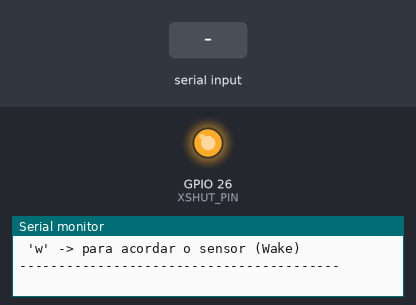
The sketch below on a simulated ESP32. On the bench: output pins drawn as LEDs (lit = HIGH), the last lines printed to the serial monitor. The inputs (shaded band) are chosen by the test bench.

Above: at 1.3 s.
1.4 s: "s" received over Serial
At 1.8 s:
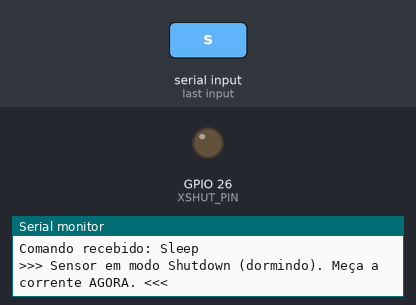
4.4 s: "w" received over Serial
At 5.2 s:
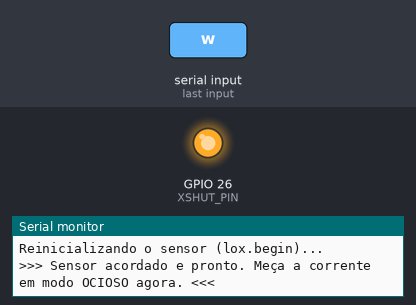
Timing chart, 0 to 7.4 s (numbered marks = the images above; inputs shaded):
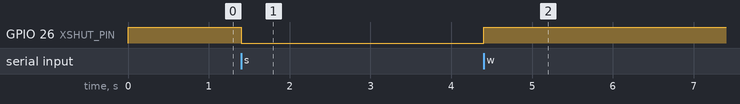

Measured:
- after the input at 1.4 s, GPIO 26 (XSHUT_PIN): HIGH → LOW at once
- after the input at 4.4 s, GPIO 26 (XSHUT_PIN): LOW → HIGH at once

The sketch:

testeSensorVL53L0X.ino
```cpp
/**
 * @file Teste_VL53L0X_Shutdown.ino
 * @brief Sketch de teste isolado para o sensor de distância VL53L0X.
 * @details Demonstra como usar o pino XSHUT para colocar o sensor em modo
 * de baixo consumo (Hardware Standby) e como acordá-lo para fazer leituras.
 * Ideal para medir a economia de energia.
 */

#include "Wire.h"
#include "Adafruit_VL53L0X.h"

// =================================================================
// CONFIGURAÇÃO DA FIAÇÃO
// =================================================================
// | ESP32 Pin | Componente                 | VL53L0X Pin          |
// |-----------|----------------------------|----------------------|
// |   3.3V    | Alimentação                | VCC / VIN            |
// |    GND    | Terra                      | GND                  |
// |  GPIO 22  | I2C Clock                  | SCL                  |
// |  GPIO 21  | I2C Data                   | SDA                  |
// |  GPIO 26  | Controle de Shutdown       | XSHUT                |
// -----------------------------------------------------------------

// Pino para controlar o modo Shutdown do sensor
#define XSHUT_PIN 26

// Cria o objeto do sensor
Adafruit_VL53L0X lox = Adafruit_VL53L0X();

// =================================================================
// SETUP
// =================================================================
void setup() {
  Serial.begin(115200);
  while (!Serial);

  Serial.println("Iniciando teste do VL53L0X com controle de energia (XSHUT)...");

  // Configura o pino de shutdown como saída
  pinMode(XSHUT_PIN, OUTPUT);

  // Acorda o sensor para a inicialização
  digitalWrite(XSHUT_PIN, HIGH);
  delay(150); // O datasheet recomenda um tempo para o sensor estabilizar

  Serial.println("Inicializando o sensor...");
  if (!lox.begin()) {
    Serial.println(F("ERRO: Não foi possível inicializar o VL53L0X. Verifique a fiação I2C."));
    while (1);
  }

  Serial.println(F("Sensor inicializado com sucesso!"));
  Serial.println(F(">>> O sensor está ATIVO. Meça a corrente em modo de LEITURA agora. <<<"));
  Serial.println(F("-----------------------------------------"));
  Serial.println(F("Envie comandos pelo Monitor Serial:"));
  Serial.println(F(" 'm' -> para fazer uma medição (Measure)"));
  Serial.println(F(" 's' -> para colocar o sensor para dormir (Sleep)"));
  Serial.println(F(" 'w' -> para acordar o sensor (Wake)"));
  Serial.println(F("-----------------------------------------"));
}

// =================================================================
// LOOP
// =================================================================
void loop() {
  // Verifica se um comando foi enviado pelo Monitor Serial
  if (Serial.available()) {
    char command = Serial.read();

    switch (command) {
      case 'm':
        Serial.println(F("\nComando recebido: Medir"));
        fazerMedicao();
        break;

      case 's':
        Serial.println(F("\nComando recebido: Sleep"));
        digitalWrite(XSHUT_PIN, LOW); // Coloca o pino em LOW para desligar o sensor
        Serial.println(F(">>> Sensor em modo Shutdown (dormindo). Meça a corrente AGORA. <<<"));
        break;

      case 'w':
        Serial.println(F("\nComando recebido: Wake"));
        digitalWrite(XSHUT_PIN, HIGH); // Coloca o pino em HIGH para acordar
        delay(150);
        Serial.println(F("Reinicializando o sensor (lox.begin)..."));
        if (!lox.begin()) {
          Serial.println(F("ERRO: Falha ao reinicializar o sensor."));
        } else {
          Serial.println(F(">>> Sensor acordado e pronto. Meça a corrente em modo OCIOSO agora. <<<"));
        }
        break;
    }
  }
}

/**
 * @brief Função para fazer uma única medição de distância.
 */
void fazerMedicao() {
  VL53L0X_RangingMeasurementData_t measure;

  Serial.print("Lendo distância... ");
  lox.rangingTest(&measure, false); // o "false" desativa o modo debug verboso

  if (measure.RangeStatus != 4) {  // Se a leitura for válida
    Serial.print("Distância (mm): ");
    Serial.println(measure.RangeMilliMeter);
  } else {
    Serial.println("Fora de alcance (out of range)");
  }
}
```
